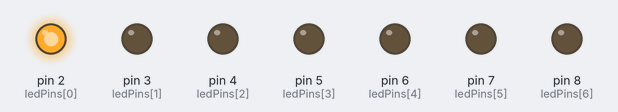
Simulated run of this sketch. Board: Arduino Uno, built with avr-gcc and run on an emulated ATmega328P. Parts: output pins drawn as LEDs (lit = HIGH).

Above: at 0.05 s.
At 0.15 s:
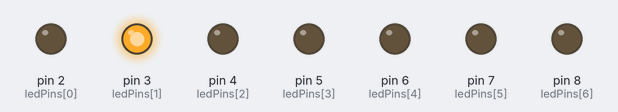
At 0.75 s:
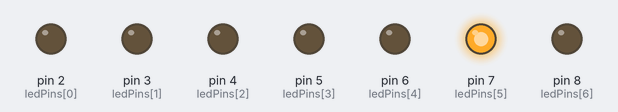
At 1.45 s:
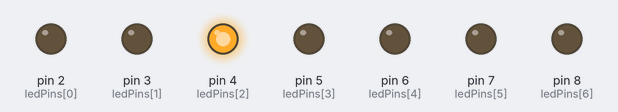
At 2.15 s:
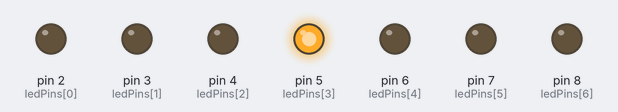
At 2.85 s:
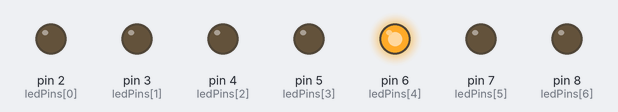
Timing chart, 0 to 3.1 s (numbered marks = the images above):
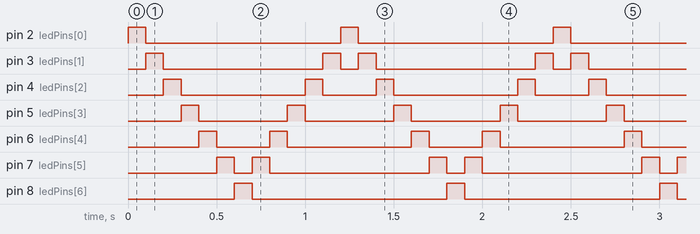

Measured:
- by itself, pin 2 (ledPins[0]), pin 8 (ledPins[6]): alternates HIGH for 0.10 s and LOW for 1.1 s
- by itself, pin 3 (ledPins[1]): repeats every 1.2 s: LOW 0.90 s, HIGH 0.10 s, LOW 0.10 s, HIGH 0.10 s
- by itself, pin 4 (ledPins[2]): repeats every 1.2 s: LOW 0.70 s, HIGH 0.10 s, LOW 0.30 s, HIGH 0.10 s
- by itself, pin 5 (ledPins[3]): alternates HIGH for 0.10 s and LOW for 0.50 s
- by itself, pin 6 (ledPins[4]): repeats every 1.2 s: LOW 0.30 s, HIGH 0.10 s, LOW 0.70 s, HIGH 0.10 s
- by itself, pin 7 (ledPins[5]): repeats every 1.2 s: LOW 0.10 s, HIGH 0.10 s, LOW 0.90 s, HIGH 0.10 s

The sketch:

LED_Pattern1.ino
```cpp
/*
  Pattern 1: Running Light (Back and Forth)
*/

const int ledPins[] = {2, 3, 4, 5, 6, 7, 8};
const int numLeds = 7;
const int delayTime = 100; // Change this to make it faster/slower

void setup() {
  for (int i = 0; i < numLeds; i++) {
    pinMode(ledPins[i], OUTPUT);
  }
}

void loop() {
  // Move Left to Right
  for (int i = 0; i < numLeds; i++) {
    digitalWrite(ledPins[i], HIGH);
    delay(delayTime);
    digitalWrite(ledPins[i], LOW);
  }

  // Move Right to Left
  // We start from numLeds-2 and end at 1 to prevent double-flashing the edges
  for (int i = numLeds - 2; i > 0; i--) {
    digitalWrite(ledPins[i], HIGH);
    delay(delayTime);
    digitalWrite(ledPins[i], LOW);
  }
}
```
